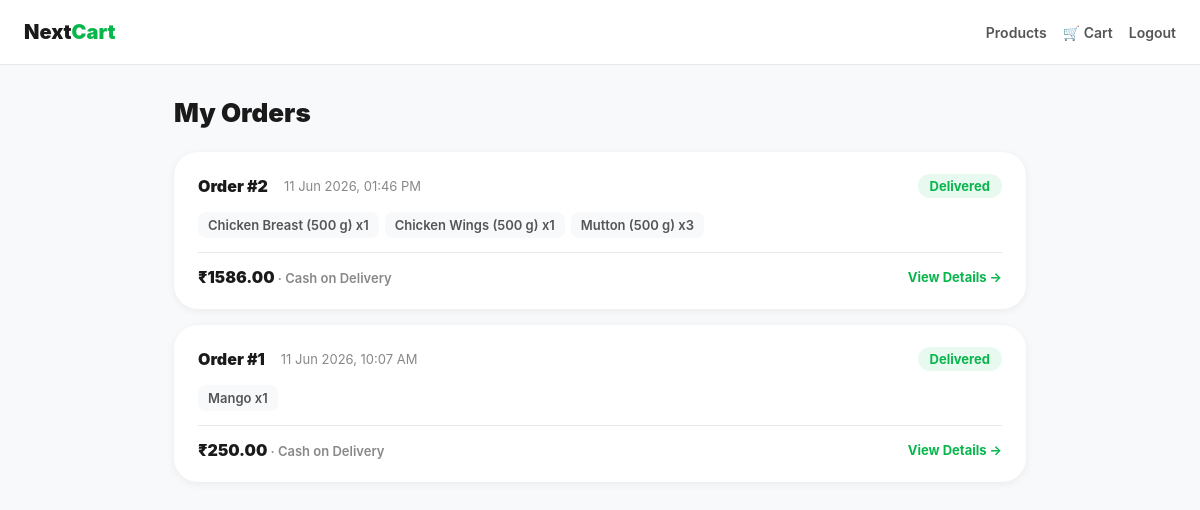
The page /orders/history/ (signed in) on the database its author committed.
### apps/orders/models.py (models this page shows, shortened)
class Order(models.Model):
    STATUS_CHOICES = [
        ('pending',   'Pending'),
        ('confirmed', 'Confirmed'),
        ('shipped',   'Shipped'),
        ('delivered', 'Delivered'),
        ('cancelled', 'Cancelled'),
    ]
    PAYMENT_CHOICES = [
        ('cod',    'Cash on Delivery'),
        ('online', 'Online Payment'),
    ]
    user           = models.ForeignKey(settings.AUTH_USER_MODEL, on_delete=models.CASCADE, related_name='orders')
    status         = models.CharField(max_length=20, choices=STATUS_CHOICES, default='pending')
    total_amount   = models.DecimalField(max_digits=10, decimal_places=2)
    full_name      = models.CharField(max_length=150)
    phone          = models.CharField(max_length=15)
    address_line1  = models.CharField(max_length=255)
    address_line2  = models.CharField(max_length=255, blank=True)
    city           = models.CharField(max_length=100)
    state          = models.CharField(max_length=100)
    pincode        = models.CharField(max_length=10)
    payment_method = models.CharField(max_length=50, choices=PAYMENT_CHOICES, default='cod')
    is_paid        = models.BooleanField(default=False)
    created_at     = models.DateTimeField(auto_now_add=True)
    updated_at     = models.DateTimeField(auto_now=True)
    class Meta:
        db_table = 'orders'
        ordering = ['-created_at']

class OrderItem(models.Model):
    order        = models.ForeignKey(Order, on_delete=models.CASCADE, related_name='items')
    product      = models.ForeignKey(Product, on_delete=models.SET_NULL, null=True, related_name='order_items')
    product_name = models.CharField(max_length=255)
    price        = models.DecimalField(max_digits=10, decimal_places=2)
    quantity     = models.PositiveIntegerField()
    class Meta:
        db_table = 'order_items'

### apps/orders/views.py (the view)
# urls.py: path('history/',         views.OrderHistoryView.as_view(), name='order_history'),
@method_decorator(login_required, name='dispatch')
class OrderHistoryView(View):
    def get(self, request):
        orders = Order.objects.filter(user=request.user).prefetch_related('items')
        return render(request, 'orders/order_history.html', {'orders': orders})

### templates/orders/order_history.html (shortened to what this page needs)
{% load static %}
<!DOCTYPE html>
<html lang="en">
<head>
    <link rel="stylesheet" href="{% static 'css/orders/order_history.css' %}">
</head>
<body>
<nav class="navbar">
    <div class="nav-inner">
        <a href="/" class="nav-logo">Next<span>Cart</span></a>
        <div class="nav-links">
            <a href="{% url 'products:product_list' %}">Products</a>
            <a href="{% url 'cart:cart' %}">🛒 Cart</a>
            <a href="{% url 'accounts:logout' %}">Logout</a>
        </div>
    </div>
</nav>
<div class="page">
    <div class="page-title">My Orders</div>
    {% if orders %}
        {% for order in orders %}
        <a href="{% url 'orders:order_detail' order.id %}" class="order-card">
            <div class="order-header">
                <div class="order-meta">
                    <span class="order-num">Order #{{ order.id }}</span>
                    <span class="order-date">{{ order.created_at|date:"d M Y, h:i A" }}</span>
                </div>
                <span class="status-badge status-{{ order.status }}">{{ order.get_status_display }}</span>
            </div>
            <div class="order-items-preview">
                {% for item in order.items.all %}
                <span class="item-chip">{{ item.product_name }} x{{ item.quantity }}</span>
                {% endfor %}
            </div>
            <div class="order-footer">
                <div class="order-total">
                    ₹{{ order.total_amount }}
                    <span>· {{ order.get_payment_method_display }}</span>
                </div>
                <span class="view-btn">View Details →</span>
            </div>
        </a>
        {% endfor %}
    {% endif %}
</div>
</body>
</html>

### static/css/orders/order_history.css (style rules this page uses)
:root { --primary: #08B64C; --primary-dark: #06943D; --primary-light: #E8F9EF; --text-dark: #1A1A1A; --text-medium: #555; --text-light: #888; --bg: #F8F9FA; --white: #FFFFFF; --border: #E8E8E8; --shadow-sm: 0 2px 8px rgba(0,0,0,0.06); --shadow-md: 0 8px 24px rgba(0,0,0,0.10); --r-md: 16px; --r-lg: 24px; --tr: 0.22s ease; }
*, *::before, *::after { margin: 0; padding: 0; box-sizing: border-box; }
body { font-family: -apple-system, BlinkMacSystemFont, 'Segoe UI', Roboto, sans-serif; background: var(--bg); color: var(--text-dark); }
a { text-decoration: none; color: inherit; }
.navbar { background: var(--white); border-bottom: 1px solid var(--border); position: sticky; top: 0; z-index: 100; }
.nav-inner { max-width: 1200px; margin: 0 auto; padding: 0 24px; height: 64px; display: flex; align-items: center; justify-content: space-between; }
.nav-logo { font-size: 20px; font-weight: 900; }
.nav-logo span { color: var(--primary); }
.nav-links { display: flex; gap: 16px; }
.nav-links a { font-size: 14px; font-weight: 600; color: var(--text-medium); transition: color var(--tr); }
.page { max-width: 900px; margin: 0 auto; padding: 32px 24px; }
.page-title { font-size: 26px; font-weight: 900; margin-bottom: 24px; }
.order-card { background: var(--white); border-radius: var(--r-lg); padding: 22px 24px; box-shadow: var(--shadow-sm); margin-bottom: 16px; transition: box-shadow var(--tr); display: block; }
.order-header { display: flex; justify-content: space-between; align-items: center; margin-bottom: 14px; flex-wrap: wrap; gap: 8px; }
.order-meta { display: flex; align-items: center; gap: 16px; flex-wrap: wrap; }
.order-num { font-size: 16px; font-weight: 900; }
.order-date { font-size: 13px; color: var(--text-light); }
.status-badge { display: inline-block; padding: 4px 12px; border-radius: 20px; font-size: 13px; font-weight: 700; text-transform: capitalize; }
.status-delivered { background: var(--primary-light); color: var(--primary); }
.order-items-preview { display: flex; flex-wrap: wrap; gap: 6px; margin-bottom: 14px; }
.item-chip { background: var(--bg); border-radius: 8px; padding: 5px 10px; font-size: 13px; color: var(--text-medium); font-weight: 600; }
.order-footer { display: flex; justify-content: space-between; align-items: center; border-top: 1px solid var(--border); padding-top: 14px; flex-wrap: wrap; gap: 8px; }
.order-total { font-size: 16px; font-weight: 900; }
.order-total span { font-size: 13px; font-weight: 600; color: var(--text-light); }
.view-btn { font-size: 13px; font-weight: 700; color: var(--primary); }

### rows shown on the page
Order: id "2", created_at "11 Jun 2026, 01:46 PM", status "Delivered", total_amount "1586.00", payment_method "Cash on Delivery"
OrderItem: product_name "Chicken Breast (500 g)", quantity "1"
OrderItem: product_name "Chicken Wings (500 g)", quantity "1"
OrderItem: product_name "Mutton (500 g)", quantity "3"
Order: id "1", created_at "11 Jun 2026, 10:07 AM", status "Delivered", total_amount "250.00", payment_method "Cash on Delivery"
OrderItem: product_name "Mango", quantity "1"
